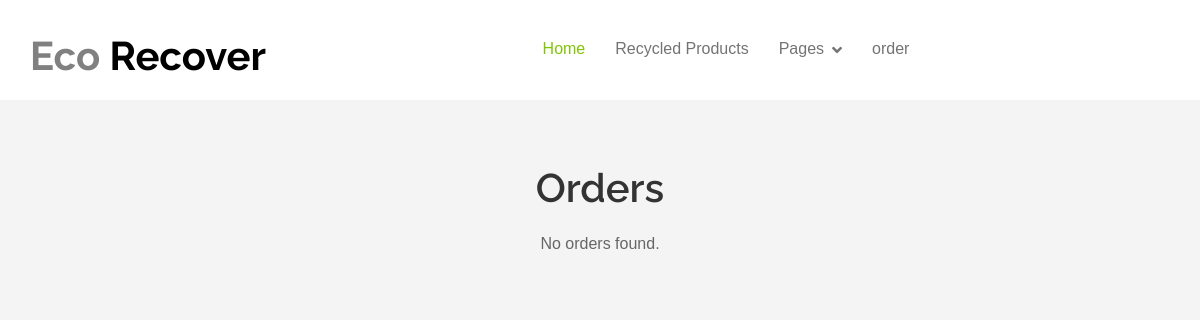
/order_page/ (signed in), run on an earlier commit of the app's database.
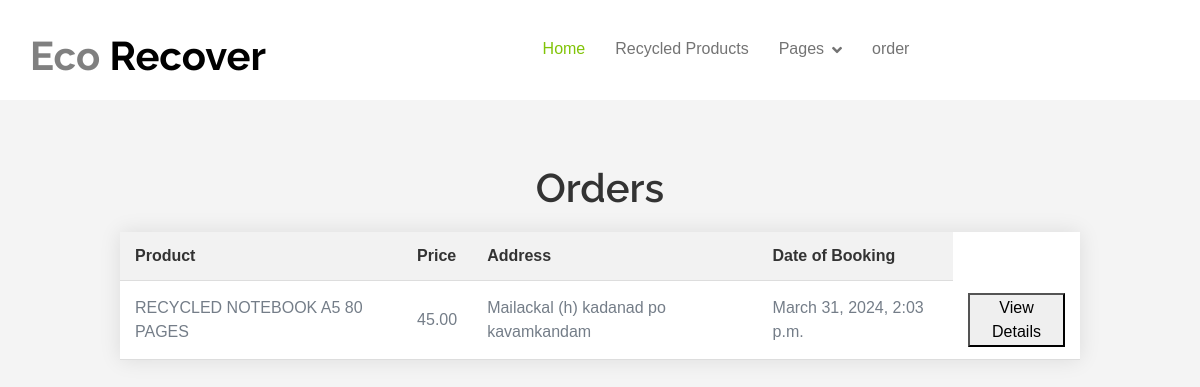
And on a later commit of the database.
### app322/models.py (models this page shows, shortened)
class Order(models.Model):
    user = models.ForeignKey(User, on_delete=models.CASCADE)
    product = models.ForeignKey('Product', on_delete=models.CASCADE, default=0)
    price = models.DecimalField(max_digits=10, decimal_places=2, default=0)
    address = models.CharField(max_length=255, default=0)
    date_of_booking = models.DateTimeField(auto_now_add=True)
    quantity = models.IntegerField(default=1)  # Adding quantity field

class Product(models.Model):
    subcategory = models.ForeignKey('Subcategory', on_delete=models.CASCADE, null=True, blank=True)
    user = models.ForeignKey(User, on_delete=models.CASCADE,default=0)
    name = models.CharField(max_length=100, null=False, blank=False)
    product_image = models.ImageField(upload_to="product_images", null=False, blank=False)
    description = models.CharField(max_length=500, null=False, blank=False)
    quantity = models.IntegerField(null=False, blank=False)
    original_price = models.FloatField(null=False, blank=False)
    selling_price = models.FloatField(null=False, blank=False)
    status = models.BooleanField(default=False, help_text="0=default,1=Hidden")
    trending = models.BooleanField(default=False, help_text="0=default,1=Trending")
    created_date = models.DateTimeField(auto_now_add=True)
    updated_date = models.DateTimeField(auto_now=True)

### app322/views.py (the view)
# urls.py: path('order_page/', views.order_page, name='order_page'),
@never_cache
@login_required(login_url='loginn')
def order_page(request):
    if request.user.is_authenticated:
        orders = Order.objects.filter(user=request.user)
    else:
        orders = None
    return render(request, 'main/ecomerce/order_page.html', {'orders': orders})

### templates/main/ecomerce/order_page.html (shortened to what this page needs)
{% extends 'main/ecomerce/baseeco.html' %}
{% block content %}
<br><br><br><br><br><br>
<!DOCTYPE html>
<html lang="en">
<head>
</head>
<body>
    <h1>Orders</h1>
    {% if orders %}
    <table>
        <thead>
            <tr>
                <th>Product</th>
                <th>Price</th>
                <th>Address</th>
                <th>Date of Booking</th>
            </tr>
        </thead>
        <tbody>
            {% for order in orders %}
            <tr>
                <td>{{ order.product.name }}</td>
                <td>{{ order.price }}</td>
                <td>{{ order.address }}</td>
                <td>{{ order.date_of_booking }}</td>
                <td>
                    <a href="{% url 'order_detail' order_id=order.id %}">
                        <button> View Details</button>
                    </a>
                </td>
            </tr>
            {% endfor %}
        </tbody>
    </table>
    {% else %}
    <p>No orders found.</p>
    {% endif %}
</body>
</html>
{% endblock  %}

What changed in the data, as far as the page shows it:
added Order: product.name "RECYCLED NOTEBOOK A5 80 PAGES", price "45.00", address "Mailackal (h) kadanad po kavamkandam", date_of_booking "March 31, 2024, 2:03 p.m."
Also different on the page:
text no longer shown: "No orders found."
text now shown: "Product Price Address Date of Booking"
